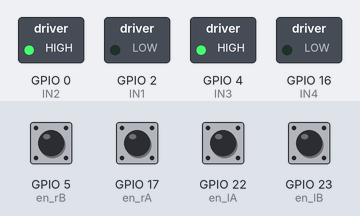
Recording of a program running on a simulated ESP32. Parts: switched loads named in the program (green lamp = pin HIGH). The test bench sets the inputs (shaded band); at power-on: GPIO 5 (en_rB), GPIO 17 (en_rA), GPIO 22 (en_lA), GPIO 23 (en_lB) HIGH. What the program prints to the serial monitor is not drawn.

Above: at 0.1 s.
Timing chart, 0 to 1.6 s (numbered marks = the images above):
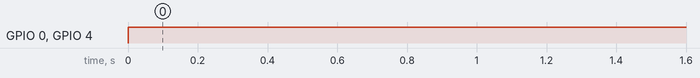

Measured:
- by itself, GPIO 0 (IN2), GPIO 4 (IN3): LOW → HIGH at 0.00 s

The program:

main.cpp
```cpp
// (licence header left out)
#include <Arduino.h>
// ====== Chân động cơ ======
#define IN1 2    // PWM động cơ phải
#define IN2 0    // Chiều động cơ phải
#define IN3 4    // PWM động cơ trái
#define IN4 16   // Chiều động cơ trái

// ====== Chân encoder ======
#define en_rA 17   // Encoder phải: A
#define en_rB 5    // Encoder phải: B
#define en_lA 22   // Encoder trái: A
#define en_lB 23   // Encoder trái: B

// ====== Biến encoder ======
volatile int en_rcount = 0; // Số xung encoder phải
volatile int en_lcount = 0; // Số xung encoder trái

// ====== Biến lưu trạng thái trước của encoder ======
// use for ISR
volatile int last_rA = 0;
volatile int last_rB = 0;
volatile int last_lA = 0;
volatile int last_lB = 0;

// ====== Biến xuất PID (nếu cần) ======
int dt = 20; // Thời gian giữa các lần đọc encoder (ms)
int setPoint = 3000; // Giá trị mong muốn cho động cơ (số xung)


// right encoder
float Kp_r = 40; // Hệ số PID cho động cơ phải
float Ki_r = 0.005; // Hệ số PID cho động cơ phải
float Kd_r = 10; // Hệ số PID cho động cơ phải

// left encoder
float Kp_l = 40; // Hệ số PID cho động cơ trái
float Ki_l = 0.005; // Hệ số PID cho động cơ trái
float Kd_l = 10; // Hệ số PID cho động cơ trái


// ====== Encoder ISR ======
void IRAM_ATTR encoderISR_right();
void IRAM_ATTR encoderISR_left();

// Hàm PID và Monitor (chưa có nội dung cụ thể)
int motor_control_r(int, int, int);   // Nếu bạn chưa dùng, có thể xóa hoặc comment
int motor_control_l(int, int, int);   // Nếu bạn chưa dùng, có thể xóa hoặc comment
void monitor();

// funcontion control motor
void motor_control(int, int); // Hàm điều khiển động cơ


void setup() {
  Serial.begin(115200);

  // Cấu hình chân động cơ
  pinMode(IN1, OUTPUT);
  pinMode(IN2, OUTPUT);
  pinMode(IN3, OUTPUT);
  pinMode(IN4, OUTPUT);

  // Khởi tạo mức LOW cho động cơ
  digitalWrite(IN1, LOW);
  digitalWrite(IN2, LOW);
  digitalWrite(IN3, LOW);
  digitalWrite(IN4, LOW);

  // Cấu hình chân encoder với PullUp nội bộ
  pinMode(en_rA, INPUT_PULLUP);
  pinMode(en_rB, INPUT_PULLUP);
  pinMode(en_lA, INPUT_PULLUP);
  pinMode(en_lB, INPUT_PULLUP);

  // Đọc giá trị ban đầu của các chân encoder
  last_rA = digitalRead(en_rA);
  last_rB = digitalRead(en_rB);
  last_lA = digitalRead(en_lA);
  last_lB = digitalRead(en_lB);

  // Attach interrupt cho các chân encoder
  attachInterrupt(digitalPinToInterrupt(en_rA), encoderISR_right, CHANGE);
  attachInterrupt(digitalPinToInterrupt(en_rB), encoderISR_right, CHANGE);
  attachInterrupt(digitalPinToInterrupt(en_lA), encoderISR_left, CHANGE);
  attachInterrupt(digitalPinToInterrupt(en_lB), encoderISR_left, CHANGE);
}
unsigned long time_m = millis();
void loop()
{
  int PWM_r = 0;
  int PWM_l = 0;
  unsigned long currentTime = millis();
  if(currentTime - time_m < 3000)
  {
    PWM_r = motor_control_r(setPoint, en_rcount, dt);
    PWM_l = motor_control_l(setPoint, en_lcount, dt);
    motor_control(PWM_r, PWM_l); // Gọi hàm điều khiển động cơ
  }
  else
  {
    en_rcount = 0; // Đặt lại số xung encoder phải
    en_lcount = 0; // Đặt lại số xung encoder trái
    time_m = millis(); // Cập nhật thời gian
  }


  // motor_control(PWM_r, PWM_l);
  Serial.print("PWM Right: ");
  Serial.print(PWM_r);
  Serial.print(" | PWM Left: ");
  Serial.println(PWM_l);

  monitor(); // Gọi hàm giám sát encoder
  // delay(1000);


}


// Hàm giám sát encoder và output động cơ
void monitor() {
  Serial.print("Right Encoder: ");
  Serial.print(en_rcount);
  Serial.print(" | Left Encoder: ");
  Serial.println(en_lcount);
  // Serial.print(" | PID output right: ");
  // Serial.print(temp_r);
  // Serial.print(" | PID output left: ");
  // Serial.println(temp_l);
  // Serial.print(" | Out Right: ");
  // Serial.print(output_r);
  // Serial.print(" | Out Left: ");
  // Serial.println(output_l);
  //delay(1000);
}

// Hàm ngắt xử lý encoder bên phải
void IRAM_ATTR encoderISR_right() {
  int A = digitalRead(en_rA);
  int B = digitalRead(en_rB);

  if (A != last_rA)
  {  // Nếu A thay đổi trước
    if (A == B)
      en_rcount++;  // Quay thuận
    else
      en_rcount--;  // Quay ngược
  }
  else
  {  // Nếu B thay đổi trước
    if (A == B)
      en_rcount--;  // Quay ngược
    else
      en_rcount++;  // Quay thuận
  }

  last_rA = A;
  last_rB = B;
}

// Hàm ngắt xử lý encoder bên trái
void IRAM_ATTR encoderISR_left() {
  int A = digitalRead(en_lA);
  int B = digitalRead(en_lB);

  if (A != last_lA)
  {  // Nếu A thay đổi trước
    if (A == B)
      en_lcount++;  // Quay thuận
    else
      en_lcount--;  // Quay ngược
  }
  else
  {  // Nếu B thay đổi trước
    if (A == B)
      en_lcount--;  // Quay ngược
    else
      en_lcount++;  // Quay thuận
  }

  last_lA = A;
  last_lB = B;
}

int motor_control_r(int setPoint, int currentCount_r, int dt)
{
  //right motor
  static float intergral_r = 0;
  static float previousError_r = 0;

  float error_r = setPoint - currentCount_r; // calculate error
  intergral_r += error_r * dt; // calculate integral
  float derivative_r = (error_r - previousError_r) / dt; // calculate derivative

  int output_r = Kp_r * error_r + Ki_r * intergral_r + Kd_r * derivative_r; // calculate output

  if(abs(error_r) < 100)
  {
    output_r = constrain(output_r, -100, 100); // limit output to -100 to 100
  }

  if(abs(error_r) < 3 && abs(output_r) < 50)
  {
    output_r = 0; // limit output to -50 to 50
  }

  output_r = constrain(output_r, -255, 255); // limit output to -255 to 255

  previousError_r = error_r; // update previous error

  return output_r;
}
int motor_control_l(int setPoint, int currentCount_l, int dt)
{
  static float intergral_l = 0;
  static float previousError_l = 0;

  float error_l = setPoint - currentCount_l; // calculate error
  intergral_l += error_l * dt; // calculate integral
  float derivative_l = (error_l - previousError_l) / dt; // calculate derivative

  int output_l = Kp_l * error_l + Ki_l * intergral_l + Kd_l * derivative_l; // calculate output

  if(abs(error_l) < 100)
  {
    output_l = constrain(output_l, -100, 100); // limit output to -100 to 100
  }

  if(abs(error_l) < 3 && abs(output_l) < 50)
  {
    output_l = 0; // limit output to -50 to 50
  }

  output_l = constrain(output_l, -255, 255); // limit output to -255 to 255

  previousError_l = error_l; // update previous error

  return output_l;
}
void motor_control(int PWM_r, int PWM_l)
{
  // Điều khiển động cơ bên trai
  if(PWM_l >0)
  {
    analogWrite(IN2, PWM_l);
    analogWrite(IN1, LOW);
  }
  else if(PWM_l < 0)
  {
    analogWrite(IN2, LOW);
    analogWrite(IN1, abs(PWM_l));
  }

  // Điều khiển động cơ phai
  if(PWM_r >0)
  {
    analogWrite(IN3, PWM_r);
    analogWrite(IN4, LOW);
  }
  else if(PWM_r < 0)
  {
    analogWrite(IN3, LOW);
    analogWrite(IN4, abs(PWM_r));
  }

}
```
